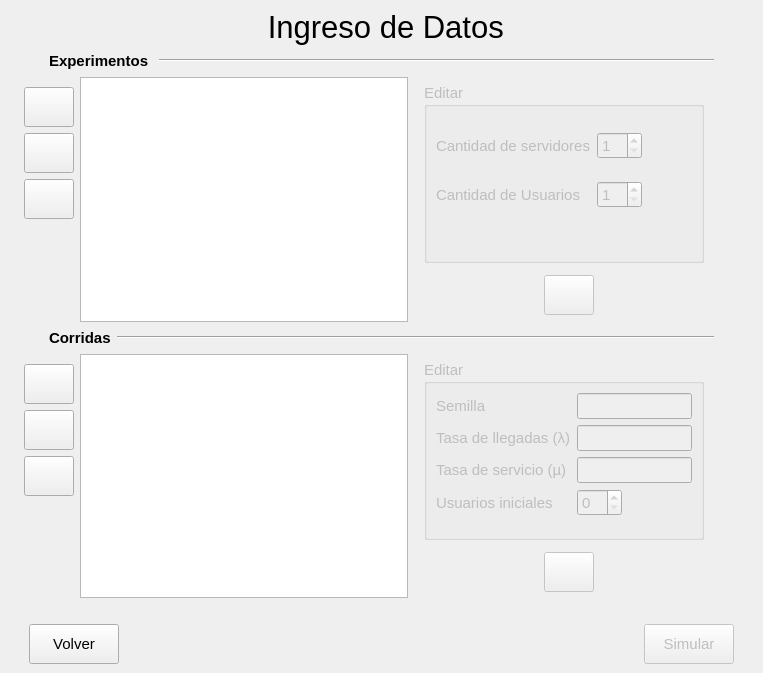
<?xml version="1.0" encoding="UTF-8"?>
<ui version="4.0">
 <class>MainWindow</class>
 <widget class="QMainWindow" name="MainWindow">
  <property name="geometry">
   <rect>
    <x>0</x>
    <y>0</y>
    <width>763</width>
    <height>673</height>
   </rect>
  </property>
  <property name="windowTitle">
   <string>Simulador de Colas</string>
  </property>
  <property name="windowIcon">
   <iconset resource="iconos.qrc">
    <normaloff>:/iconos/iconos/cola.png</normaloff>:/iconos/iconos/cola.png</iconset>
  </property>
  <widget class="QWidget" name="centralwidget">
   <layout class="QVBoxLayout" name="verticalLayout">
    <item>
     <layout class="QHBoxLayout" name="horizontalLayout_6">
      <item>
       <spacer name="horizontalSpacer_18">
        <property name="orientation">
         <enum>Qt::Horizontal</enum>
        </property>
        <property name="sizeType">
         <enum>QSizePolicy::Minimum</enum>
        </property>
        <property name="sizeHint" stdset="0">
         <size>
          <width>40</width>
          <height>20</height>
         </size>
        </property>
       </spacer>
      </item>
      <item>
       <widget class="QLabel" name="tituloLabel">
        <property name="sizePolicy">
         <sizepolicy hsizetype="Fixed" vsizetype="Fixed">
          <horstretch>0</horstretch>
          <verstretch>0</verstretch>
         </sizepolicy>
        </property>
        <property name="font">
         <font>
          <pointsize>23</pointsize>
         </font>
        </property>
        <property name="text">
         <string> Ingreso de Datos</string>
        </property>
        <property name="alignment">
         <set>Qt::AlignCenter</set>
        </property>
       </widget>
      </item>
      <item>
       <spacer name="horizontalSpacer_19">
        <property name="orientation">
         <enum>Qt::Horizontal</enum>
        </property>
        <property name="sizeType">
         <enum>QSizePolicy::Minimum</enum>
        </property>
        <property name="sizeHint" stdset="0">
         <size>
          <width>40</width>
          <height>20</height>
         </size>
        </property>
       </spacer>
      </item>
     </layout>
    </item>
    <item>
     <layout class="QHBoxLayout" name="horizontalLayout_2">
      <item>
       <spacer name="horizontalSpacer_4">
        <property name="orientation">
         <enum>Qt::Horizontal</enum>
        </property>
        <property name="sizeType">
         <enum>QSizePolicy::Fixed</enum>
        </property>
        <property name="sizeHint" stdset="0">
         <size>
          <width>40</width>
          <height>20</height>
         </size>
        </property>
       </spacer>
      </item>
      <item>
       <widget class="QLabel" name="label">
        <property name="sizePolicy">
         <sizepolicy hsizetype="Fixed" vsizetype="Fixed">
          <horstretch>0</horstretch>
          <verstretch>0</verstretch>
         </sizepolicy>
        </property>
        <property name="font">
         <font>
          <pointsize>11</pointsize>
          <weight>75</weight>
          <bold>true</bold>
         </font>
        </property>
        <property name="text">
         <string>Experimentos </string>
        </property>
       </widget>
      </item>
      <item>
       <widget class="Line" name="line">
        <property name="orientation">
         <enum>Qt::Horizontal</enum>
        </property>
       </widget>
      </item>
      <item>
       <spacer name="horizontalSpacer_6">
        <property name="orientation">
         <enum>Qt::Horizontal</enum>
        </property>
        <property name="sizeType">
         <enum>QSizePolicy::Fixed</enum>
        </property>
        <property name="sizeHint" stdset="0">
         <size>
          <width>40</width>
          <height>20</height>
         </size>
        </property>
       </spacer>
      </item>
     </layout>
    </item>
    <item>
     <layout class="QHBoxLayout" name="horizontalLayout_12">
      <item>
       <spacer name="horizontalSpacer_20">
        <property name="orientation">
         <enum>Qt::Horizontal</enum>
        </property>
        <property name="sizeType">
         <enum>QSizePolicy::Fixed</enum>
        </property>
        <property name="sizeHint" stdset="0">
         <size>
          <width>15</width>
          <height>20</height>
         </size>
        </property>
       </spacer>
      </item>
      <item>
       <layout class="QVBoxLayout" name="verticalLayout_10">
        <item>
         <spacer name="verticalSpacer_2">
          <property name="orientation">
           <enum>Qt::Vertical</enum>
          </property>
          <property name="sizeType">
           <enum>QSizePolicy::Minimum</enum>
          </property>
          <property name="sizeHint" stdset="0">
           <size>
            <width>20</width>
            <height>10</height>
           </size>
          </property>
         </spacer>
        </item>
        <item>
         <widget class="QPushButton" name="bAnadirExp">
          <property name="sizePolicy">
           <sizepolicy hsizetype="Preferred" vsizetype="Fixed">
            <horstretch>0</horstretch>
            <verstretch>0</verstretch>
           </sizepolicy>
          </property>
          <property name="minimumSize">
           <size>
            <width>50</width>
            <height>40</height>
           </size>
          </property>
          <property name="font">
           <font>
            <pointsize>10</pointsize>
           </font>
          </property>
          <property name="text">
           <string/>
          </property>
          <property name="icon">
           <iconset resource="iconos.qrc">
            <normaloff>:/iconos/iconos/678092-sign-add-128.png</normaloff>:/iconos/iconos/678092-sign-add-128.png</iconset>
          </property>
         </widget>
        </item>
        <item>
         <widget class="QPushButton" name="bEditarExp">
          <property name="sizePolicy">
           <sizepolicy hsizetype="Fixed" vsizetype="Fixed">
            <horstretch>0</horstretch>
            <verstretch>0</verstretch>
           </sizepolicy>
          </property>
          <property name="minimumSize">
           <size>
            <width>50</width>
            <height>40</height>
           </size>
          </property>
          <property name="text">
           <string/>
          </property>
          <property name="icon">
           <iconset resource="iconos.qrc">
            <normaloff>:/iconos/iconos/edit-icon-11-256.png</normaloff>:/iconos/iconos/edit-icon-11-256.png</iconset>
          </property>
         </widget>
        </item>
        <item>
         <widget class="QPushButton" name="bEliminarExp">
          <property name="sizePolicy">
           <sizepolicy hsizetype="Minimum" vsizetype="Fixed">
            <horstretch>0</horstretch>
            <verstretch>0</verstretch>
           </sizepolicy>
          </property>
          <property name="minimumSize">
           <size>
            <width>50</width>
            <height>40</height>
           </size>
          </property>
          <property name="font">
           <font>
            <pointsize>10</pointsize>
           </font>
          </property>
          <property name="text">
           <string/>
          </property>
          <property name="icon">
           <iconset resource="iconos.qrc">
            <normaloff>:/iconos/iconos/627249-delete3-512.png</normaloff>:/iconos/iconos/627249-delete3-512.png</iconset>
          </property>
         </widget>
        </item>
        <item>
         <spacer name="verticalSpacer_13">
          <property name="orientation">
           <enum>Qt::Vertical</enum>
          </property>
          <property name="sizeType">
           <enum>QSizePolicy::MinimumExpanding</enum>
          </property>
          <property name="sizeHint" stdset="0">
           <size>
            <width>20</width>
            <height>20</height>
           </size>
          </property>
         </spacer>
        </item>
       </layout>
      </item>
      <item>
       <widget class="QTableView" name="tablaExp">
        <property name="selectionMode">
         <enum>QAbstractItemView::SingleSelection</enum>
        </property>
        <property name="selectionBehavior">
         <enum>QAbstractItemView::SelectRows</enum>
        </property>
       </widget>
      </item>
      <item>
       <spacer name="horizontalSpacer_22">
        <property name="orientation">
         <enum>Qt::Horizontal</enum>
        </property>
        <property name="sizeType">
         <enum>QSizePolicy::Fixed</enum>
        </property>
        <property name="sizeHint" stdset="0">
         <size>
          <width>10</width>
          <height>20</height>
         </size>
        </property>
       </spacer>
      </item>
      <item>
       <layout class="QVBoxLayout" name="verticalLayout_15">
        <item>
         <widget class="QGroupBox" name="groupBoxEditarExp">
          <property name="enabled">
           <bool>false</bool>
          </property>
          <property name="sizePolicy">
           <sizepolicy hsizetype="Fixed" vsizetype="Fixed">
            <horstretch>0</horstretch>
            <verstretch>0</verstretch>
           </sizepolicy>
          </property>
          <property name="minimumSize">
           <size>
            <width>280</width>
            <height>180</height>
           </size>
          </property>
          <property name="font">
           <font>
            <pointsize>11</pointsize>
           </font>
          </property>
          <property name="title">
           <string>Editar</string>
          </property>
          <layout class="QFormLayout" name="formLayout_3">
           <item row="0" column="0">
            <spacer name="verticalSpacer_14">
             <property name="orientation">
              <enum>Qt::Vertical</enum>
             </property>
             <property name="sizeType">
              <enum>QSizePolicy::Fixed</enum>
             </property>
             <property name="sizeHint" stdset="0">
              <size>
               <width>20</width>
               <height>10</height>
              </size>
             </property>
            </spacer>
           </item>
           <item row="1" column="1">
            <widget class="QSpinBox" name="sbCantServ">
             <property name="sizePolicy">
              <sizepolicy hsizetype="Fixed" vsizetype="Fixed">
               <horstretch>0</horstretch>
               <verstretch>0</verstretch>
              </sizepolicy>
             </property>
             <property name="minimum">
              <number>1</number>
             </property>
            </widget>
           </item>
           <item row="2" column="0">
            <spacer name="verticalSpacer_15">
             <property name="orientation">
              <enum>Qt::Vertical</enum>
             </property>
             <property name="sizeType">
              <enum>QSizePolicy::Fixed</enum>
             </property>
             <property name="sizeHint" stdset="0">
              <size>
               <width>20</width>
               <height>10</height>
              </size>
             </property>
            </spacer>
           </item>
           <item row="3" column="0">
            <widget class="QLabel" name="labelCantUsuarios">
             <property name="sizePolicy">
              <sizepolicy hsizetype="MinimumExpanding" vsizetype="Preferred">
               <horstretch>0</horstretch>
               <verstretch>0</verstretch>
              </sizepolicy>
             </property>
             <property name="text">
              <string>Cantidad de Usuarios</string>
             </property>
            </widget>
           </item>
           <item row="1" column="0">
            <widget class="QLabel" name="labelCantServ">
             <property name="sizePolicy">
              <sizepolicy hsizetype="MinimumExpanding" vsizetype="Preferred">
               <horstretch>0</horstretch>
               <verstretch>0</verstretch>
              </sizepolicy>
             </property>
             <property name="text">
              <string>Cantidad de servidores</string>
             </property>
            </widget>
           </item>
           <item row="3" column="1">
            <widget class="QSpinBox" name="sbCantUsuarios">
             <property name="sizePolicy">
              <sizepolicy hsizetype="Fixed" vsizetype="Fixed">
               <horstretch>0</horstretch>
               <verstretch>0</verstretch>
              </sizepolicy>
             </property>
             <property name="minimum">
              <number>1</number>
             </property>
            </widget>
           </item>
          </layout>
         </widget>
        </item>
        <item>
         <layout class="QHBoxLayout" name="horizontalLayout_16">
          <item>
           <spacer name="horizontalSpacer_23">
            <property name="orientation">
             <enum>Qt::Horizontal</enum>
            </property>
            <property name="sizeType">
             <enum>QSizePolicy::Fixed</enum>
            </property>
            <property name="sizeHint" stdset="0">
             <size>
              <width>120</width>
              <height>20</height>
             </size>
            </property>
           </spacer>
          </item>
          <item>
           <widget class="QPushButton" name="bOkEditarExp">
            <property name="enabled">
             <bool>false</bool>
            </property>
            <property name="sizePolicy">
             <sizepolicy hsizetype="Minimum" vsizetype="Fixed">
              <horstretch>0</horstretch>
              <verstretch>0</verstretch>
             </sizepolicy>
            </property>
            <property name="minimumSize">
             <size>
              <width>50</width>
              <height>40</height>
             </size>
            </property>
            <property name="text">
             <string/>
            </property>
            <property name="icon">
             <iconset resource="iconos.qrc">
              <normaloff>:/iconos/iconos/ok-icon-success-19.png</normaloff>:/iconos/iconos/ok-icon-success-19.png</iconset>
            </property>
           </widget>
          </item>
          <item>
           <spacer name="horizontalSpacer_24">
            <property name="orientation">
             <enum>Qt::Horizontal</enum>
            </property>
            <property name="sizeType">
             <enum>QSizePolicy::Fixed</enum>
            </property>
            <property name="sizeHint" stdset="0">
             <size>
              <width>120</width>
              <height>20</height>
             </size>
            </property>
           </spacer>
          </item>
         </layout>
        </item>
       </layout>
      </item>
      <item>
       <spacer name="horizontalSpacer_25">
        <property name="orientation">
         <enum>Qt::Horizontal</enum>
        </property>
        <property name="sizeType">
         <enum>QSizePolicy::Minimum</enum>
        </property>
        <property name="sizeHint" stdset="0">
         <size>
          <width>40</width>
          <height>20</height>
         </size>
        </property>
       </spacer>
      </item>
     </layout>
    </item>
    <item>
     <layout class="QHBoxLayout" name="horizontalLayout_5">
      <item>
       <spacer name="horizontalSpacer_5">
        <property name="orientation">
         <enum>Qt::Horizontal</enum>
        </property>
        <property name="sizeType">
         <enum>QSizePolicy::Fixed</enum>
        </property>
        <property name="sizeHint" stdset="0">
         <size>
          <width>40</width>
          <height>20</height>
         </size>
        </property>
       </spacer>
      </item>
      <item>
       <widget class="QLabel" name="label_2">
        <property name="sizePolicy">
         <sizepolicy hsizetype="Fixed" vsizetype="Fixed">
          <horstretch>0</horstretch>
          <verstretch>0</verstretch>
         </sizepolicy>
        </property>
        <property name="font">
         <font>
          <pointsize>11</pointsize>
          <weight>75</weight>
          <bold>true</bold>
         </font>
        </property>
        <property name="text">
         <string>Corridas</string>
        </property>
       </widget>
      </item>
      <item>
       <widget class="Line" name="line_2">
        <property name="orientation">
         <enum>Qt::Horizontal</enum>
        </property>
       </widget>
      </item>
      <item>
       <spacer name="horizontalSpacer_7">
        <property name="orientation">
         <enum>Qt::Horizontal</enum>
        </property>
        <property name="sizeType">
         <enum>QSizePolicy::Fixed</enum>
        </property>
        <property name="sizeHint" stdset="0">
         <size>
          <width>40</width>
          <height>20</height>
         </size>
        </property>
       </spacer>
      </item>
     </layout>
    </item>
    <item>
     <layout class="QHBoxLayout" name="horizontalLayout_11">
      <item>
       <spacer name="horizontalSpacer_10">
        <property name="orientation">
         <enum>Qt::Horizontal</enum>
        </property>
        <property name="sizeType">
         <enum>QSizePolicy::Fixed</enum>
        </property>
        <property name="sizeHint" stdset="0">
         <size>
          <width>15</width>
          <height>20</height>
         </size>
        </property>
       </spacer>
      </item>
      <item>
       <layout class="QVBoxLayout" name="verticalLayout_9">
        <item>
         <spacer name="verticalSpacer_3">
          <property name="orientation">
           <enum>Qt::Vertical</enum>
          </property>
          <property name="sizeType">
           <enum>QSizePolicy::Minimum</enum>
          </property>
          <property name="sizeHint" stdset="0">
           <size>
            <width>20</width>
            <height>10</height>
           </size>
          </property>
         </spacer>
        </item>
        <item>
         <widget class="QPushButton" name="bAnadirCorrida">
          <property name="sizePolicy">
           <sizepolicy hsizetype="Fixed" vsizetype="Fixed">
            <horstretch>0</horstretch>
            <verstretch>0</verstretch>
           </sizepolicy>
          </property>
          <property name="minimumSize">
           <size>
            <width>50</width>
            <height>40</height>
           </size>
          </property>
          <property name="font">
           <font>
            <pointsize>10</pointsize>
           </font>
          </property>
          <property name="text">
           <string/>
          </property>
          <property name="icon">
           <iconset resource="iconos.qrc">
            <normaloff>:/iconos/iconos/678092-sign-add-128.png</normaloff>:/iconos/iconos/678092-sign-add-128.png</iconset>
          </property>
         </widget>
        </item>
        <item>
         <widget class="QPushButton" name="bEditarCorrida">
          <property name="sizePolicy">
           <sizepolicy hsizetype="Preferred" vsizetype="Fixed">
            <horstretch>0</horstretch>
            <verstretch>0</verstretch>
           </sizepolicy>
          </property>
          <property name="minimumSize">
           <size>
            <width>50</width>
            <height>40</height>
           </size>
          </property>
          <property name="text">
           <string/>
          </property>
          <property name="icon">
           <iconset resource="iconos.qrc">
            <normaloff>:/iconos/iconos/edit-icon-11-256.png</normaloff>:/iconos/iconos/edit-icon-11-256.png</iconset>
          </property>
         </widget>
        </item>
        <item>
         <widget class="QPushButton" name="bEliminarCorrida">
          <property name="sizePolicy">
           <sizepolicy hsizetype="Fixed" vsizetype="Fixed">
            <horstretch>0</horstretch>
            <verstretch>0</verstretch>
           </sizepolicy>
          </property>
          <property name="minimumSize">
           <size>
            <width>50</width>
            <height>40</height>
           </size>
          </property>
          <property name="font">
           <font>
            <pointsize>10</pointsize>
           </font>
          </property>
          <property name="text">
           <string/>
          </property>
          <property name="icon">
           <iconset resource="iconos.qrc">
            <normaloff>:/iconos/iconos/627249-delete3-512.png</normaloff>:/iconos/iconos/627249-delete3-512.png</iconset>
          </property>
         </widget>
        </item>
        <item>
         <spacer name="verticalSpacer_8">
          <property name="orientation">
           <enum>Qt::Vertical</enum>
          </property>
          <property name="sizeType">
           <enum>QSizePolicy::MinimumExpanding</enum>
          </property>
          <property name="sizeHint" stdset="0">
           <size>
            <width>20</width>
            <height>20</height>
           </size>
          </property>
         </spacer>
        </item>
       </layout>
      </item>
      <item>
       <widget class="QTableView" name="tablaCorridas">
        <property name="sizePolicy">
         <sizepolicy hsizetype="Expanding" vsizetype="Expanding">
          <horstretch>0</horstretch>
          <verstretch>0</verstretch>
         </sizepolicy>
        </property>
        <property name="minimumSize">
         <size>
          <width>290</width>
          <height>240</height>
         </size>
        </property>
        <property name="selectionMode">
         <enum>QAbstractItemView::SingleSelection</enum>
        </property>
        <property name="selectionBehavior">
         <enum>QAbstractItemView::SelectRows</enum>
        </property>
       </widget>
      </item>
      <item>
       <spacer name="horizontalSpacer_12">
        <property name="orientation">
         <enum>Qt::Horizontal</enum>
        </property>
        <property name="sizeType">
         <enum>QSizePolicy::Fixed</enum>
        </property>
        <property name="sizeHint" stdset="0">
         <size>
          <width>10</width>
          <height>20</height>
         </size>
        </property>
       </spacer>
      </item>
      <item>
       <layout class="QVBoxLayout" name="verticalLayout_14">
        <item>
         <widget class="QGroupBox" name="groupBoxEditarCorrida">
          <property name="enabled">
           <bool>false</bool>
          </property>
          <property name="sizePolicy">
           <sizepolicy hsizetype="Fixed" vsizetype="Fixed">
            <horstretch>0</horstretch>
            <verstretch>0</verstretch>
           </sizepolicy>
          </property>
          <property name="minimumSize">
           <size>
            <width>280</width>
            <height>180</height>
           </size>
          </property>
          <property name="font">
           <font>
            <pointsize>11</pointsize>
           </font>
          </property>
          <property name="title">
           <string>Editar</string>
          </property>
          <layout class="QFormLayout" name="formLayout_2">
           <item row="0" column="0">
            <widget class="QLabel" name="labelSemilla">
             <property name="sizePolicy">
              <sizepolicy hsizetype="MinimumExpanding" vsizetype="Preferred">
               <horstretch>0</horstretch>
               <verstretch>0</verstretch>
              </sizepolicy>
             </property>
             <property name="text">
              <string>Semilla</string>
             </property>
            </widget>
           </item>
           <item row="0" column="1">
            <widget class="QLineEdit" name="lineSemilla">
             <property name="sizePolicy">
              <sizepolicy hsizetype="Ignored" vsizetype="Fixed">
               <horstretch>0</horstretch>
               <verstretch>0</verstretch>
              </sizepolicy>
             </property>
             <property name="maxLength">
              <number>5</number>
             </property>
             <property name="alignment">
              <set>Qt::AlignRight|Qt::AlignTrailing|Qt::AlignVCenter</set>
             </property>
            </widget>
           </item>
           <item row="1" column="0">
            <widget class="QLabel" name="labelTasaLleg">
             <property name="sizePolicy">
              <sizepolicy hsizetype="MinimumExpanding" vsizetype="Preferred">
               <horstretch>0</horstretch>
               <verstretch>0</verstretch>
              </sizepolicy>
             </property>
             <property name="text">
              <string>Tasa de llegadas (λ)</string>
             </property>
            </widget>
           </item>
           <item row="1" column="1">
            <widget class="QLineEdit" name="lineTasaLleg">
             <property name="sizePolicy">
              <sizepolicy hsizetype="Ignored" vsizetype="Fixed">
               <horstretch>0</horstretch>
               <verstretch>0</verstretch>
              </sizepolicy>
             </property>
             <property name="maxLength">
              <number>3</number>
             </property>
             <property name="alignment">
              <set>Qt::AlignRight|Qt::AlignTrailing|Qt::AlignVCenter</set>
             </property>
            </widget>
           </item>
           <item row="3" column="0">
            <widget class="QLabel" name="labelTasaServ">
             <property name="sizePolicy">
              <sizepolicy hsizetype="MinimumExpanding" vsizetype="Preferred">
               <horstretch>0</horstretch>
               <verstretch>0</verstretch>
              </sizepolicy>
             </property>
             <property name="text">
              <string>Tasa de servicio (µ)</string>
             </property>
            </widget>
           </item>
           <item row="3" column="1">
            <widget class="QLineEdit" name="lineTasaServ">
             <property name="sizePolicy">
              <sizepolicy hsizetype="Ignored" vsizetype="Fixed">
               <horstretch>0</horstretch>
               <verstretch>0</verstretch>
              </sizepolicy>
             </property>
             <property name="maxLength">
              <number>3</number>
             </property>
             <property name="alignment">
              <set>Qt::AlignRight|Qt::AlignTrailing|Qt::AlignVCenter</set>
             </property>
            </widget>
           </item>
           <item row="5" column="0">
            <widget class="QLabel" name="labelUsuariosIni">
             <property name="sizePolicy">
              <sizepolicy hsizetype="MinimumExpanding" vsizetype="Preferred">
               <horstretch>0</horstretch>
               <verstretch>0</verstretch>
              </sizepolicy>
             </property>
             <property name="text">
              <string>Usuarios iniciales</string>
             </property>
            </widget>
           </item>
           <item row="5" column="1">
            <widget class="QSpinBox" name="sbUsuariosIni">
             <property name="sizePolicy">
              <sizepolicy hsizetype="Fixed" vsizetype="Fixed">
               <horstretch>0</horstretch>
               <verstretch>0</verstretch>
              </sizepolicy>
             </property>
             <property name="minimum">
              <number>0</number>
             </property>
            </widget>
           </item>
          </layout>
         </widget>
        </item>
        <item>
         <layout class="QHBoxLayout" name="horizontalLayout_15">
          <item>
           <spacer name="horizontalSpacer_15">
            <property name="orientation">
             <enum>Qt::Horizontal</enum>
            </property>
            <property name="sizeType">
             <enum>QSizePolicy::Fixed</enum>
            </property>
            <property name="sizeHint" stdset="0">
             <size>
              <width>120</width>
              <height>20</height>
             </size>
            </property>
           </spacer>
          </item>
          <item>
           <widget class="QPushButton" name="bOkEditarCorrida">
            <property name="enabled">
             <bool>false</bool>
            </property>
            <property name="sizePolicy">
             <sizepolicy hsizetype="Minimum" vsizetype="Fixed">
              <horstretch>0</horstretch>
              <verstretch>0</verstretch>
             </sizepolicy>
            </property>
            <property name="minimumSize">
             <size>
              <width>50</width>
              <height>40</height>
             </size>
            </property>
            <property name="text">
             <string/>
            </property>
            <property name="icon">
             <iconset resource="iconos.qrc">
              <normaloff>:/iconos/iconos/ok-icon-success-19.png</normaloff>:/iconos/iconos/ok-icon-success-19.png</iconset>
            </property>
           </widget>
          </item>
          <item>
           <spacer name="horizontalSpacer_16">
            <property name="orientation">
             <enum>Qt::Horizontal</enum>
            </property>
            <property name="sizeType">
             <enum>QSizePolicy::Fixed</enum>
            </property>
            <property name="sizeHint" stdset="0">
             <size>
              <width>120</width>
              <height>20</height>
             </size>
            </property>
           </spacer>
          </item>
         </layout>
        </item>
       </layout>
      </item>
      <item>
       <spacer name="horizontalSpacer_17">
        <property name="orientation">
         <enum>Qt::Horizontal</enum>
        </property>
        <property name="sizeType">
         <enum>QSizePolicy::Minimum</enum>
        </property>
        <property name="sizeHint" stdset="0">
         <size>
          <width>40</width>
          <height>20</height>
         </size>
        </property>
       </spacer>
      </item>
     </layout>
    </item>
    <item>
     <spacer name="verticalSpacer">
      <property name="orientation">
       <enum>Qt::Vertical</enum>
      </property>
      <property name="sizeType">
       <enum>QSizePolicy::Fixed</enum>
      </property>
      <property name="sizeHint" stdset="0">
       <size>
        <width>20</width>
        <height>20</height>
       </size>
      </property>
     </spacer>
    </item>
    <item>
     <layout class="QHBoxLayout" name="horizontalLayout">
      <item>
       <spacer name="horizontalSpacer_3">
        <property name="orientation">
         <enum>Qt::Horizontal</enum>
        </property>
        <property name="sizeType">
         <enum>QSizePolicy::Fixed</enum>
        </property>
        <property name="sizeHint" stdset="0">
         <size>
          <width>20</width>
          <height>20</height>
         </size>
        </property>
       </spacer>
      </item>
      <item>
       <widget class="QPushButton" name="bVolver">
        <property name="minimumSize">
         <size>
          <width>90</width>
          <height>40</height>
         </size>
        </property>
        <property name="font">
         <font>
          <pointsize>11</pointsize>
         </font>
        </property>
        <property name="text">
         <string>Volver</string>
        </property>
        <property name="icon">
         <iconset resource="iconos.qrc">
          <normaloff>:/iconos/iconos/btn-blue-arrow-left-512.png</normaloff>:/iconos/iconos/btn-blue-arrow-left-512.png</iconset>
        </property>
       </widget>
      </item>
      <item>
       <spacer name="horizontalSpacer">
        <property name="orientation">
         <enum>Qt::Horizontal</enum>
        </property>
        <property name="sizeHint" stdset="0">
         <size>
          <width>40</width>
          <height>20</height>
         </size>
        </property>
       </spacer>
      </item>
      <item>
       <widget class="QPushButton" name="bSimular">
        <property name="enabled">
         <bool>false</bool>
        </property>
        <property name="minimumSize">
         <size>
          <width>90</width>
          <height>40</height>
         </size>
        </property>
        <property name="font">
         <font>
          <pointsize>11</pointsize>
         </font>
        </property>
        <property name="text">
         <string>Simular</string>
        </property>
        <property name="icon">
         <iconset resource="iconos.qrc">
          <normaloff>:/iconos/iconos/ok-icon-success-19.png</normaloff>:/iconos/iconos/ok-icon-success-19.png</iconset>
        </property>
       </widget>
      </item>
      <item>
       <spacer name="horizontalSpacer_2">
        <property name="orientation">
         <enum>Qt::Horizontal</enum>
        </property>
        <property name="sizeType">
         <enum>QSizePolicy::Fixed</enum>
        </property>
        <property name="sizeHint" stdset="0">
         <size>
          <width>20</width>
          <height>20</height>
         </size>
        </property>
       </spacer>
      </item>
     </layout>
    </item>
   </layout>
  </widget>
 </widget>
 <tabstops>
  <tabstop>bAnadirExp</tabstop>
  <tabstop>bEliminarExp</tabstop>
  <tabstop>tablaExp</tabstop>
  <tabstop>sbCantServ</tabstop>
  <tabstop>sbCantUsuarios</tabstop>
  <tabstop>bOkEditarExp</tabstop>
  <tabstop>bAnadirCorrida</tabstop>
  <tabstop>bEliminarCorrida</tabstop>
  <tabstop>tablaCorridas</tabstop>
  <tabstop>lineSemilla</tabstop>
  <tabstop>lineTasaLleg</tabstop>
  <tabstop>lineTasaServ</tabstop>
  <tabstop>sbUsuariosIni</tabstop>
  <tabstop>bOkEditarCorrida</tabstop>
  <tabstop>bVolver</tabstop>
  <tabstop>bSimular</tabstop>
 </tabstops>
 <resources>
  <include location="iconos.qrc"/>
 </resources>
 <connections/>
</ui>
